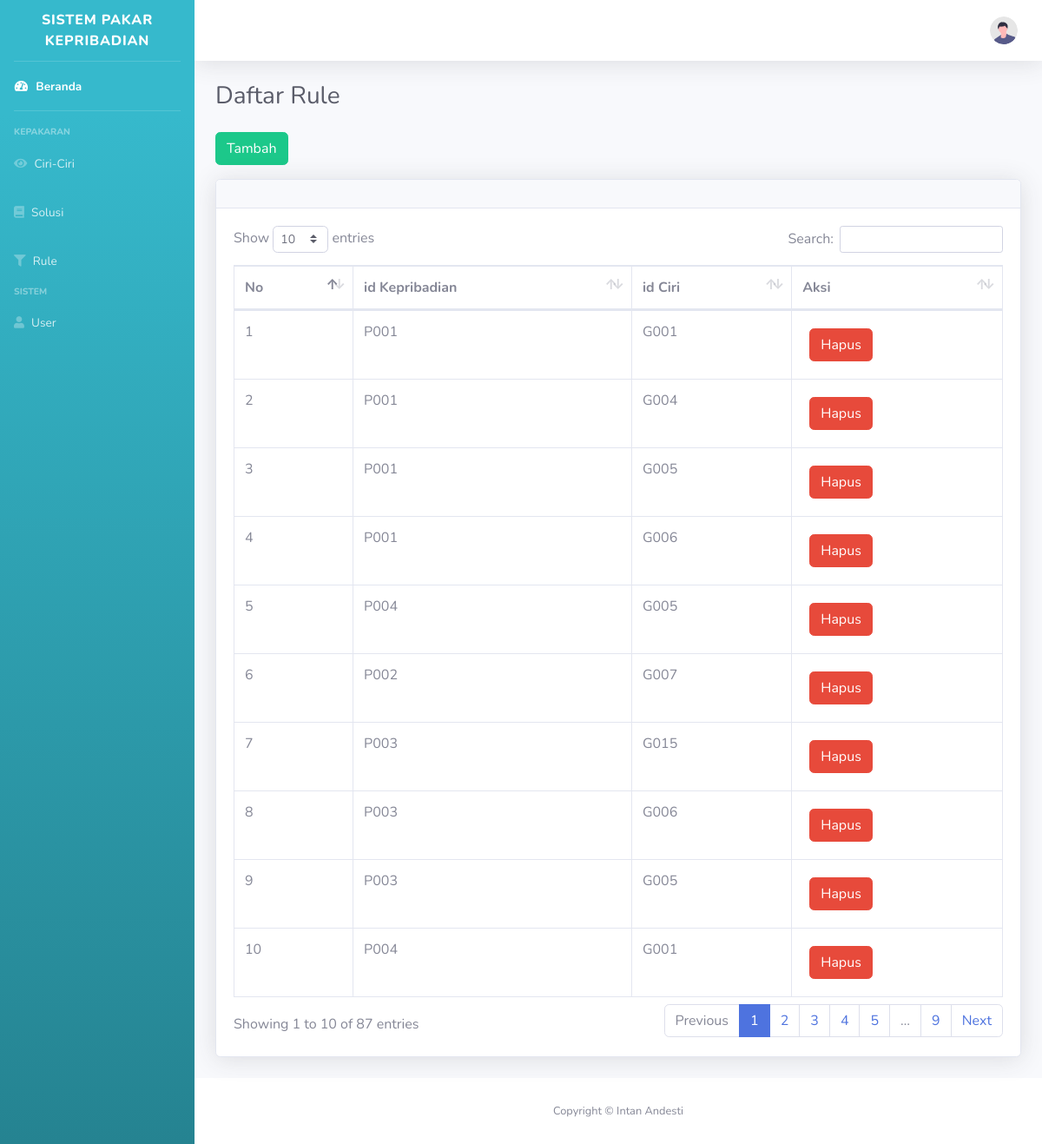
The page /admin/index.php?page=rule-list on the database its author committed.
### tables this page shows
CREATE TABLE `tbl_aturan` (
  `id_aturan` int(11) NOT NULL,
  `id_kepribadian` varchar(255) NOT NULL,
  `id_ciri` varchar(255) NOT NULL
);

### admin/page/rule-list.php (the view, shortened to what this page needs)
<div class="d-sm-flex align-items-center justify-content-between mb-4">
  <h1 class="h3 mb-0 text-gray-800">Daftar Rule</h1>
</div>
<div class="mb-3">
  <a href="index.php?page=rule-add" class="btn btn-success">Tambah</a>
</div>
<div class="card shadow mb-4">
  <div class="card-header py-3">
  </div>
  <div class="card-body">
    <div class="table-responsive">
      <table class="table table-bordered" id="dataTable" width="100%" cellspacing="0">
        <thead>
          <tr>
            <th>No</th>
            <th>id Kepribadian</th>
            <th>id Ciri</th>
            <th>Aksi</th>
          </tr>
        </thead>
        <tbody>
          <?php
          include('../db/db_conn.php');
          $no = 1;
          $query = mysqli_query($conn, "SELECT * FROM tbl_aturan");
          while ($data = mysqli_fetch_array($query)) {
          ?>
            <tr>
              <td><?= $no++ ?></td>
              <td> <?= $data['id_kepribadian'] ?></td>
              <td><?= $data['id_ciri'] ?></td>
              <td>
                <div class="row m-2">
                  <a href="action/aturanHapus.php?id_data=<?= $data['id_aturan'] ?>" class="btn btn-danger">Hapus</a>
                </div>
              </td>
            </tr>
          <?php
          }
          ?>
        </tbody>
      </table>
    </div>
  </div>
</div>

### rows shown on the page
tbl_aturan: id_kepribadian "P001", id_ciri "G001"
tbl_aturan: id_kepribadian "P001", id_ciri "G004"
tbl_aturan: id_kepribadian "P001", id_ciri "G005"
tbl_aturan: id_kepribadian "P001", id_ciri "G006"
tbl_aturan: id_kepribadian "P004", id_ciri "G005"
tbl_aturan: id_kepribadian "P002", id_ciri "G007"
tbl_aturan: id_kepribadian "P003", id_ciri "G015"
tbl_aturan: id_kepribadian "P003", id_ciri "G006"
tbl_aturan: id_kepribadian "P003", id_ciri "G005"
tbl_aturan: id_kepribadian "P004", id_ciri "G001"
